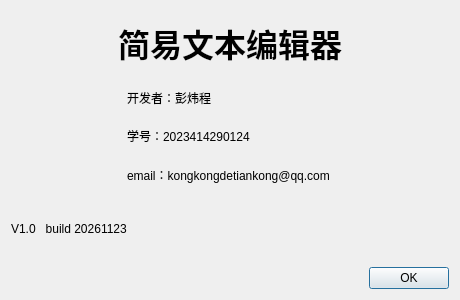
<?xml version="1.0" encoding="UTF-8"?>
<ui version="4.0">
 <class>AboutDialog</class>
 <widget class="QDialog" name="AboutDialog">
  <property name="geometry">
   <rect>
    <x>0</x>
    <y>0</y>
    <width>460</width>
    <height>300</height>
   </rect>
  </property>
  <property name="windowTitle">
   <string>关于</string>
  </property>
  <layout class="QGridLayout" name="gridLayout">
   <item row="0" column="0" colspan="2">
    <widget class="QLabel" name="titleLabel">
     <property name="font">
      <font>
       <family>Arial</family>
       <pointsize>24</pointsize>
       <weight>75</weight>
       <bold>true</bold>
      </font>
     </property>
     <property name="text">
      <string>简易文本编辑器</string>
     </property>
     <property name="alignment">
      <set>Qt::AlignCenter</set>
     </property>
    </widget>
   </item>
   <item row="1" column="0">
    <widget class="QLabel" name="logoLabel">
     <property name="minimumSize">
      <size>
       <width>110</width>
       <height>110</height>
      </size>
     </property>
     <property name="maximumSize">
      <size>
       <width>110</width>
       <height>110</height>
      </size>
     </property>
     <property name="alignment">
      <set>Qt::AlignCenter</set>
     </property>
    </widget>
   </item>
   <item row="1" column="1">
    <layout class="QVBoxLayout" name="infoLayout">
     <property name="spacing">
      <number>6</number>
     </property>
     <item>
      <widget class="QLabel" name="developerLabel">
       <property name="text">
        <string>开发者：彭炜程</string>
       </property>
      </widget>
     </item>
     <item>
      <widget class="QLabel" name="studentIdLabel">
       <property name="text">
        <string>学号：2023414290124</string>
       </property>
      </widget>
     </item>
     <item>
      <widget class="QLabel" name="emailLabel">
       <property name="text">
        <string>email：kongkongdetiankong@qq.com</string>
       </property>
      </widget>
     </item>
    </layout>
   </item>
   <item row="2" column="0" colspan="2">
    <widget class="QLabel" name="versionLabel">
     <property name="text">
      <string>V1.0   build 20261123</string>
     </property>
    </widget>
   </item>
   <item row="3" column="0" colspan="2">
    <widget class="QDialogButtonBox" name="buttonBox">
     <property name="orientation">
      <enum>Qt::Horizontal</enum>
     </property>
     <property name="standardButtons">
      <set>QDialogButtonBox::Ok</set>
     </property>
    </widget>
   </item>
  </layout>
 </widget>
 <resources/>
 <connections/>
</ui>
